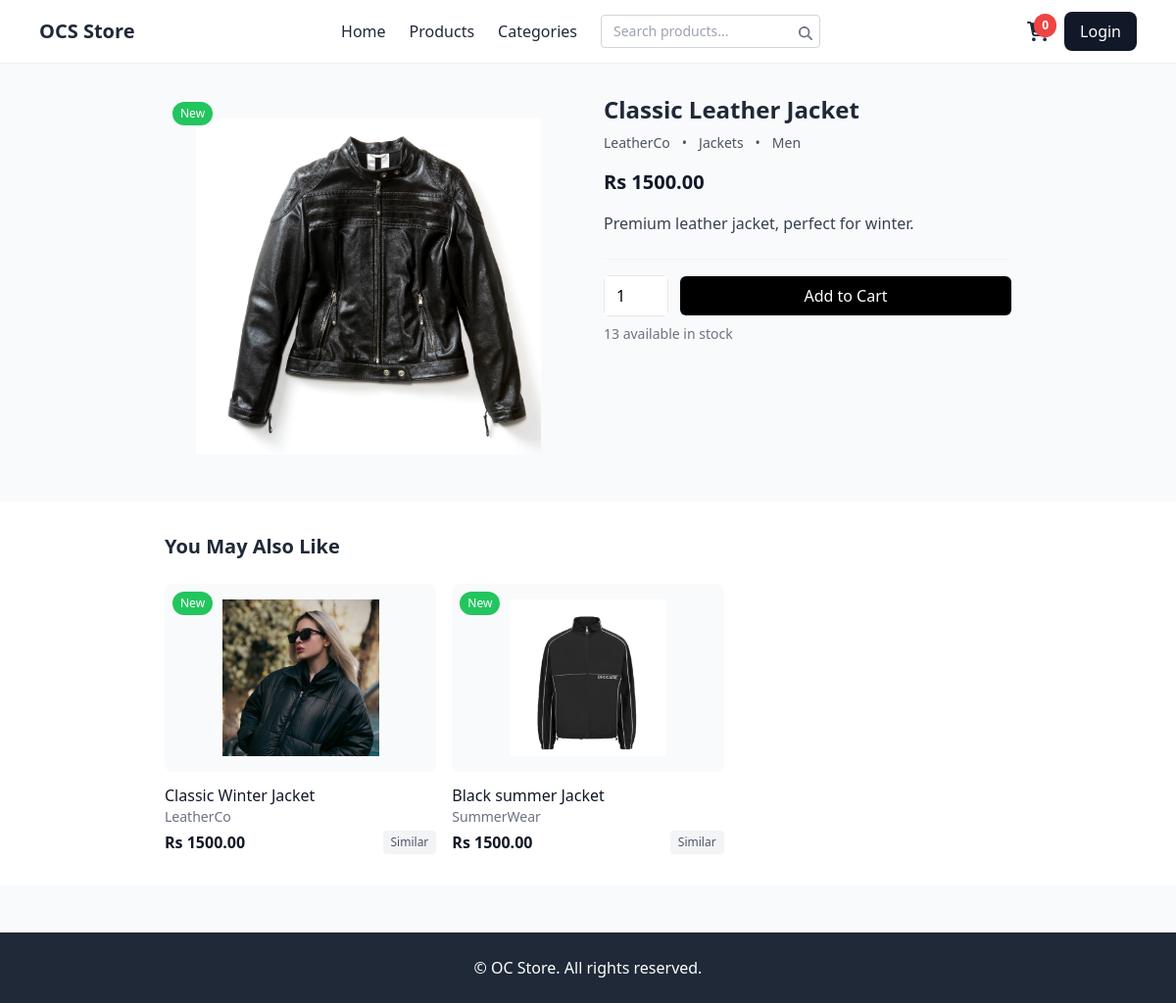
/product/1/, run on the app's committed database.
### store/models.py (models this page shows, shortened)
class Product(models.Model):
    name = models.CharField(max_length=200)
    category = models.ForeignKey(Category, on_delete=models.SET_NULL, null=True)
    gender = models.CharField(max_length=10, choices=[('Men','Men'),('Women','Women'),('Kids','Kids'),('Unisex','Unisex')])
    brand = models.CharField(max_length=100, blank=True, null=True)
    price = models.DecimalField(max_digits=10, decimal_places=2, validators=[MinValueValidator(0)])
    stock = models.PositiveIntegerField(default=0, validators=[MinValueValidator(0)])  # quantity available
    description = models.TextField(blank=True, null=True)
    image = models.ImageField(upload_to='products/')
    is_new = models.BooleanField(default=False)
    is_sale = models.BooleanField(default=False)
    related_products = models.ManyToManyField('self', blank=True, symmetrical=False, related_name='related_to', help_text="Manually picked similar products")

class Category(models.Model):
    name = models.CharField(max_length=50)  # Category name (max 50 chars)
    class Meta:
        verbose_name_plural = 'categories'

### store/views.py (the view)
# urls.py: path('product/<int:pk>/', views.product_page, name='product_page'),
def product_page(request, pk):
    product = get_object_or_404(Product, id=pk)
    manual_related = list(product.related_products.all()[:8]) if hasattr(product, 'related_products') else []
    similar_products_with_percent = []
    if manual_related:
        similar_products_with_percent = [(p, 1.0, 100) for p in manual_related]
    else:
        similar_products = get_similar_products(product, num_recommendations=8)
        if not similar_products:
            similar_products_qs = Product.objects.filter(
                category=product.category
            ).exclude(id=product.id).order_by('?')[:8]
            similar_products = [(p, 0.0) for p in similar_products_qs]
        similar_products_with_percent = [
            (p, s, int(round(s * 100))) for p, s in similar_products if s > 0
        ]
        if not similar_products_with_percent:
            random_fallback = Product.objects.filter(category=product.category).exclude(id=product.id).order_by('?')[:4]
            similar_products_with_percent = [(p, 0.0, -1) for p in random_fallback]
    return render(request, 'product.html', { 'product': product, 'similar_products': similar_products_with_percent })

### store/templatetags/cart_tags.py (called while the page is built)
@register.simple_tag(takes_context=True)
def cart_item_count(context):
    user = context['request'].user
    if not user.is_authenticated:
        return 0
    cart = Cart.objects.filter(user=user).first()
    if not cart:
        return 0
    return cart.items.count()

### store/views.py (called while the page is built)
def _initialize_recommendation_system():
    global _product_tfidf_matrix, _product_tfidf_vectorizer, _all_products
    _all_products = list(Product.objects.select_related('category').all())
    if not _all_products:
        return
    text_data = []
    for p in _all_products:
        cat = p.category.name if p.category else ''
        desc = p.description if p.description else ''
        price = str(p.price) if p.price else '0'
        text_data.append(f"{cat} {desc} {price}")
    _product_tfidf_vectorizer = TfidfVectorizer(stop_words='english', min_df=1)
    _product_tfidf_matrix = _product_tfidf_vectorizer.fit_transform(text_data)

### store/templates/product.html (shortened to what this page needs)
{% extends "base.html" %}
{% load static %}
{% block content %}
<section class="py-8 bg-gray-50 ">
  <div class="max-w-4xl mx-auto px-4">
    <div class="flex flex-col md:flex-row gap-8">
      <div class="md:w-1/2 relative">
        <div class="bg-gray-50 rounded-lg p-4 flex justify-center items-center h-96">
          <img src="{{ product.image.url }}" alt="{{ product.name }}" class="max-h-full object-contain">
        </div>
        {% if product.is_new or product.is_sale %}
        <div class="absolute top-2 left-2 flex gap-1">
          {% if product.is_new %}
            <span class="bg-green-500 text-white text-xs px-2 py-1 rounded-full">New</span>
          {% endif %}
        </div>
        {% endif %}
      </div>
      <div class="md:w-1/2">
        <h1 class="text-2xl font-bold text-gray-800 mb-2">{{ product.name }}</h1>
        <div class="flex items-center gap-3 text-sm text-gray-600 mb-4">
          <span class="font-medium">{{ product.brand }}</span>
          <span>•</span>
          <span>{{ product.category.name }}</span>
          <span>•</span>
          <span>{{ product.gender }}</span>
        </div>
        <p class="text-xl font-bold text-gray-900 mb-4">Rs {{ product.price }}</p>
        <p class="text-gray-700 mb-6">{{ product.description }}</p>
        <div class="border-t border-gray-100 pt-4">
          <div class="flex items-center gap-3">
            <div class="border border-gray-200 rounded-md">
              <input type="number" id="quantity" value="1" min="1" class="w-16 px-3 py-2 focus:outline-none">
            </div>
            {% if product.stock > 0 %}
            <button onclick="addToCart('{{ product.id }}')"
                    class="flex-1 bg-black text-white px-4 py-2 rounded-md hover:bg-gray-800 transition">
              Add to Cart
            </button>
            {% else %}
            <span class="text-sm text-red-500 font-semibold">Stock Finished</span>
            {% endif %}
          </div>
          <p class="text-sm text-gray-500 mt-2">{% if product.stock > 0 %}{{ product.stock }} available in stock{% else %}Currently unavailable{% endif %}</p>
        </div>
      </div>
    </div>
  </div>
</section>
{% if similar_products %}
<section class="py-8 bg-white">
  <div class="max-w-4xl mx-auto px-4">
    <h2 class="text-xl font-bold text-gray-800 mb-6">You May Also Like</h2>
    <div class="grid grid-cols-2 sm:grid-cols-3 gap-4">
      {% for rec_product, score, percent in similar_products %}
        {% if rec_product.id != product.id %}
        <a href="{% url 'store:product_page' rec_product.id %}" class="group">
          <div class="relative bg-gray-50 rounded-lg p-4 h-48 flex items-center justify-center">
            <img src="{{ rec_product.image.url }}" alt="{{ rec_product.name }}" class="max-h-full object-contain">
            {% if rec_product.is_new %}
              <span class="absolute top-2 left-2 bg-green-500 text-white text-xs px-2 py-1 rounded-full">New</span>
            {% endif %}
          </div>
          <div class="mt-3">
            <h3 class="font-medium text-gray-900 group-hover:text-blue-600">{{ rec_product.name }}</h3>
            <p class="text-sm text-gray-500">{{ rec_product.brand }}</p>
            <div class="flex justify-between items-center mt-1">
              <span class="font-bold text-gray-900">Rs {{ rec_product.price }}</span>
              {% if percent == -1 %}
                <span class="text-xs bg-gray-100 text-gray-600 px-2 py-1 rounded">Similar</span>
              {% else %}
                <span class="text-xs bg-blue-100 text-blue-800 px-2 py-1 rounded">{{ percent }}% match</span>
              {% endif %}
            </div>
          </div>
        </a>
        {% endif %}
      {% endfor %}
    </div>
  </div>
</section>
{% endif %}
{% endblock %}

### data on the page
Product: image (picture), name "Classic Leather Jacket", brand "LeatherCo", category.name "Jackets", gender "Men", price "1500.00", description "Premium leather jacket, perfect for winter.", stock "13"
Product: image (picture), is_new "New", name "Classic Winter Jacket", brand "LeatherCo", price "1500.00"
Product: image (picture), is_new "New", name "Black summer Jacket", brand "SummerWear", price "1500.00"
